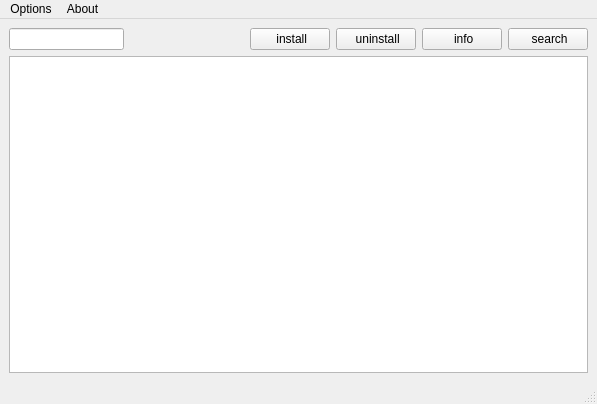
<?xml version="1.0" encoding="UTF-8"?>
<ui version="4.0">
 <class>MainWindow</class>
 <widget class="QMainWindow" name="MainWindow">
  <property name="geometry">
   <rect>
    <x>0</x>
    <y>0</y>
    <width>597</width>
    <height>404</height>
   </rect>
  </property>
  <property name="windowTitle">
   <string>termux-pkg-manager</string>
  </property>
  <property name="windowIcon">
   <iconset theme="emblem-downloads">
    <normaloff>.</normaloff>.</iconset>
  </property>
  <widget class="QWidget" name="centralwidget">
   <layout class="QGridLayout" name="gridLayout">
    <item row="0" column="4">
     <widget class="QPushButton" name="InfoButton">
      <property name="text">
       <string> info</string>
      </property>
      <property name="icon">
       <iconset theme="dialog-information"/>
      </property>
     </widget>
    </item>
    <item row="0" column="5">
     <widget class="QPushButton" name="SearchButton">
      <property name="text">
       <string> search</string>
      </property>
      <property name="icon">
       <iconset theme="system-search"/>
      </property>
     </widget>
    </item>
    <item row="0" column="2">
     <widget class="QPushButton" name="InstallButton">
      <property name="text">
       <string> install</string>
      </property>
      <property name="icon">
       <iconset theme="system-software-install"/>
      </property>
     </widget>
    </item>
    <item row="1" column="0" colspan="6">
     <widget class="QPlainTextEdit" name="plainTextEdit">
      <property name="font">
       <font>
        <family>Monospace</family>
       </font>
      </property>
      <property name="readOnly">
       <bool>true</bool>
      </property>
     </widget>
    </item>
    <item row="0" column="3">
     <widget class="QPushButton" name="UninstallButton">
      <property name="text">
       <string> uninstall</string>
      </property>
      <property name="icon">
       <iconset theme="edit-delete"/>
      </property>
     </widget>
    </item>
    <item row="0" column="1">
     <spacer name="horizontalSpacer">
      <property name="orientation">
       <enum>Qt::Horizontal</enum>
      </property>
      <property name="sizeHint" stdset="0">
       <size>
        <width>60</width>
        <height>20</height>
       </size>
      </property>
     </spacer>
    </item>
    <item row="0" column="0">
     <widget class="QLineEdit" name="lineEdit"/>
    </item>
   </layout>
  </widget>
  <widget class="QMenuBar" name="menubar">
   <property name="geometry">
    <rect>
     <x>0</x>
     <y>0</y>
     <width>597</width>
     <height>26</height>
    </rect>
   </property>
   <widget class="QMenu" name="menuOptions">
    <property name="title">
     <string>Options</string>
    </property>
    <addaction name="actionclear_output"/>
    <addaction name="separator"/>
    <addaction name="actionUpdate_packages"/>
    <addaction name="actionupgrade_pkgs"/>
    <addaction name="actionpkgs_list"/>
    <addaction name="actionPkgs_list_installed"/>
    <addaction name="separator"/>
    <addaction name="actionClean_pkgs_cache"/>
    <addaction name="actionAutoremove_pkgs_cache"/>
    <addaction name="separator"/>
    <addaction name="actionQuit"/>
   </widget>
   <widget class="QMenu" name="menuAbout">
    <property name="title">
     <string>About</string>
    </property>
    <addaction name="separator"/>
    <addaction name="actionAbout_Qt"/>
    <addaction name="actionAbout_app"/>
   </widget>
   <addaction name="menuOptions"/>
   <addaction name="menuAbout"/>
  </widget>
  <widget class="QStatusBar" name="statusbar"/>
  <action name="actionclear_output">
   <property name="icon">
    <iconset theme="edit-clear">
     <normaloff>.</normaloff>.</iconset>
   </property>
   <property name="text">
    <string>Clear output</string>
   </property>
   <property name="shortcut">
    <string>Ctrl+C</string>
   </property>
  </action>
  <action name="actionUpdate_packages">
   <property name="icon">
    <iconset theme="go-up"/>
   </property>
   <property name="text">
    <string>Update pkgs</string>
   </property>
   <property name="shortcut">
    <string>Ctrl+U</string>
   </property>
  </action>
  <action name="actionupgrade_pkgs">
   <property name="icon">
    <iconset theme="software-update-available"/>
   </property>
   <property name="text">
    <string>Upgrade pkgs</string>
   </property>
   <property name="shortcut">
    <string>Ctrl+G</string>
   </property>
  </action>
  <action name="actionpkgs_list">
   <property name="icon">
    <iconset theme="view-list"/>
   </property>
   <property name="text">
    <string>Pkgs list</string>
   </property>
   <property name="shortcut">
    <string>Ctrl+L</string>
   </property>
  </action>
  <action name="actionPkgs_list_installed">
   <property name="icon">
    <iconset theme="view-list"/>
   </property>
   <property name="text">
    <string>Pkgs list-installed</string>
   </property>
   <property name="shortcut">
    <string>Ctrl+Shift+L</string>
   </property>
  </action>
  <action name="actionClean_pkgs_cache">
   <property name="icon">
    <iconset theme="edit-clear"/>
   </property>
   <property name="text">
    <string>Clean pkgs cache</string>
   </property>
   <property name="shortcut">
    <string>Ctrl+Shift+C</string>
   </property>
  </action>
  <action name="actionAutoremove_pkgs_cache">
   <property name="icon">
    <iconset theme="edit-clear-all"/>
   </property>
   <property name="text">
    <string>Autoremove pkgs unused</string>
   </property>
  </action>
  <action name="actionQuit">
   <property name="icon">
    <iconset theme="application-exit">
     <normaloff>.</normaloff>.</iconset>
   </property>
   <property name="text">
    <string>Quit</string>
   </property>
   <property name="shortcut">
    <string>Ctrl+Q</string>
   </property>
  </action>
  <action name="actionAbout_Qt">
   <property name="icon">
    <iconset theme="qt"/>
   </property>
   <property name="text">
    <string>About Qt</string>
   </property>
   <property name="shortcut">
    <string>Ctrl+Shift+H</string>
   </property>
  </action>
  <action name="actionAbout_app">
   <property name="icon">
    <iconset theme="emblem-downloads"/>
   </property>
   <property name="text">
    <string>About app</string>
   </property>
   <property name="shortcut">
    <string>Ctrl+H</string>
   </property>
  </action>
 </widget>
 <resources/>
 <connections/>
</ui>
